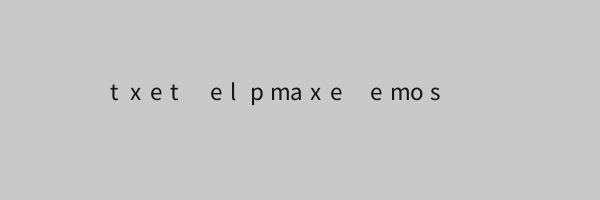
Frame 1 (no input)
Frame 60 (the mouse pressed at the canvas centre just before this capture): identical to frame 1, image omitted
Frame 120 (the mouse held since frame 60 and released just before this capture): identical to frame 1, image omitted

The Processing sketch that drew this single still picture (run headless with seeded random() and noise(); from frame 60 on, the mouse is pressed at the canvas centre):

// Processing sketch: sketch_1_2_2
// ── sketch_1_2_2.pde
String s="some example text";
char[] characters = new char[s.length()];

void printArray(){
  for(int i=0;i<s.length();i++){
    characters[i]=s.charAt(i);  
  }
  
  for(int i=s.length();i>0;i--){
    print(characters[i-1]);
  } 
  
  for(int i=s.length();i>0;i--){
    textSize(25);
    fill(20,20,20);
    text(characters[i-1],450-i*20,100);
  }
};

void setup(){
  size(600,200);
  background(200,200,200);
  printArray();
}

void draw(){
}
